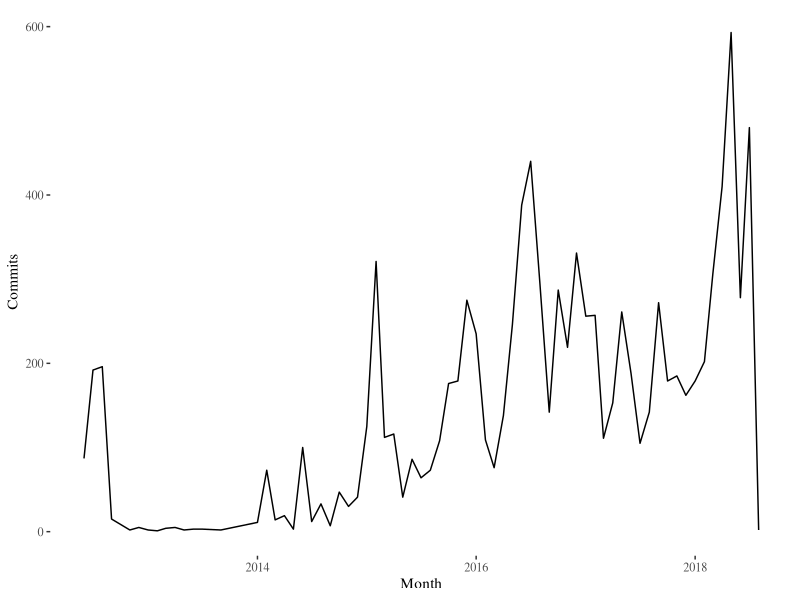
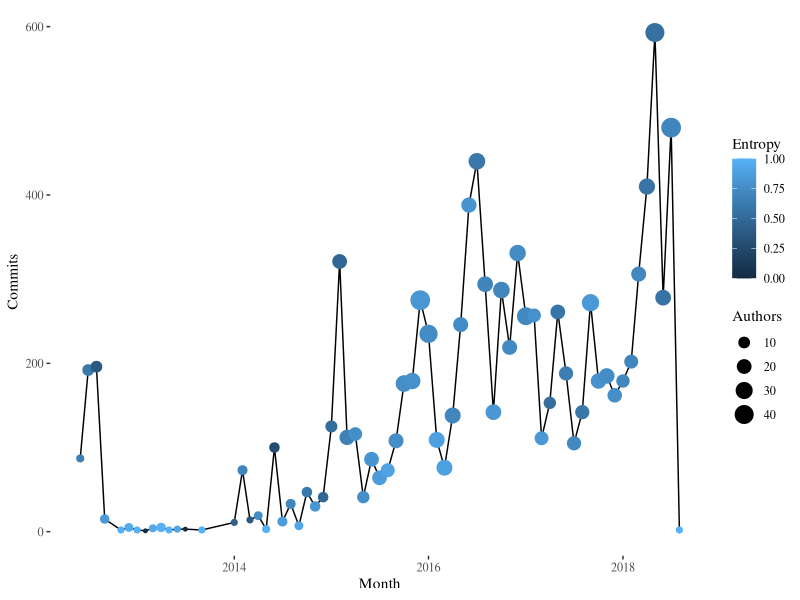
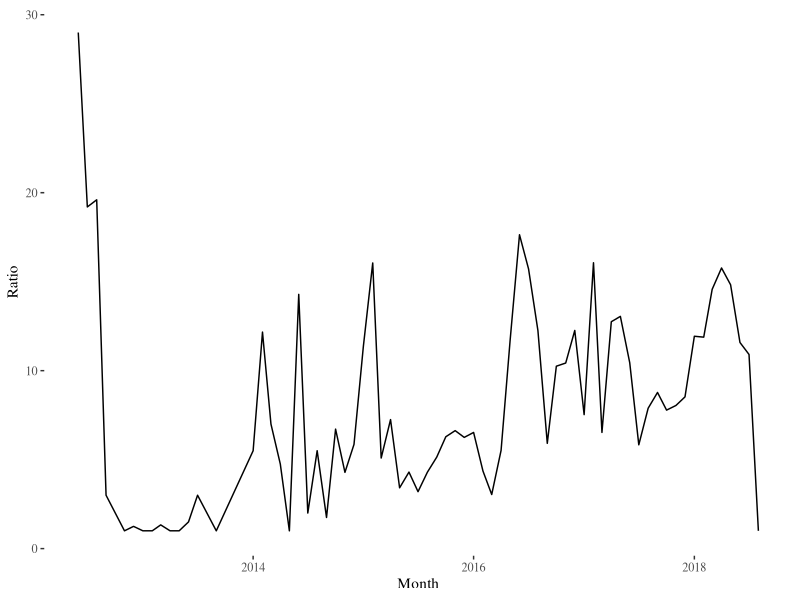
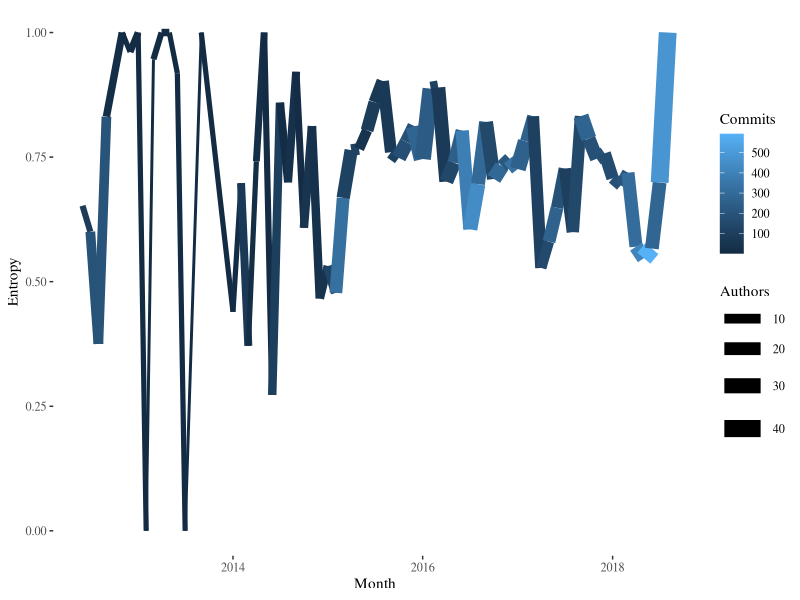
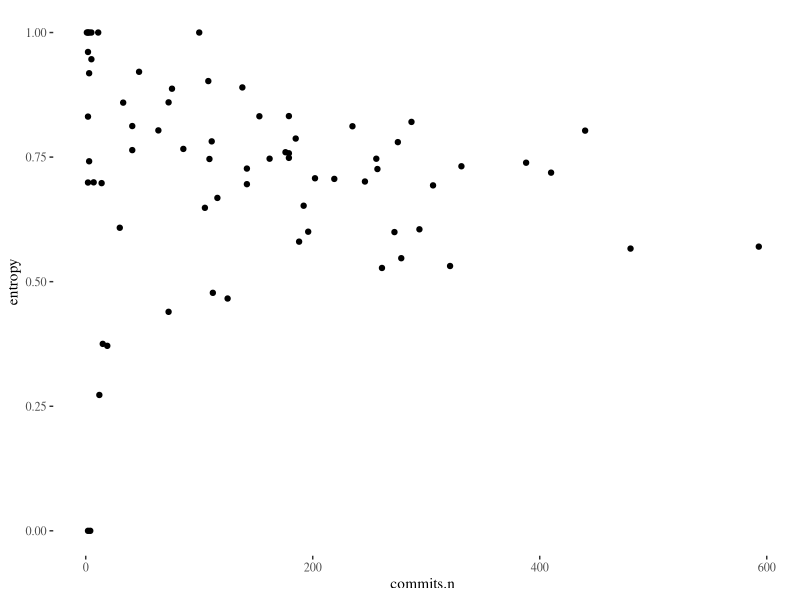
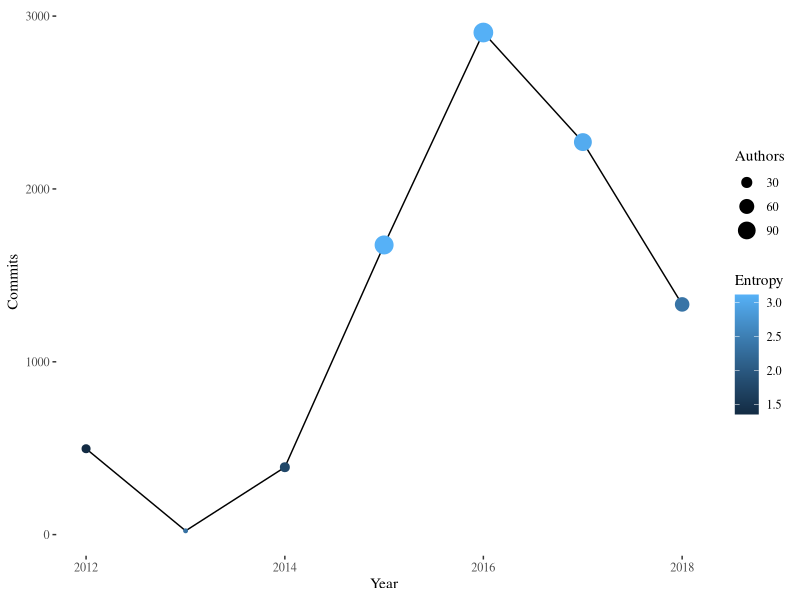
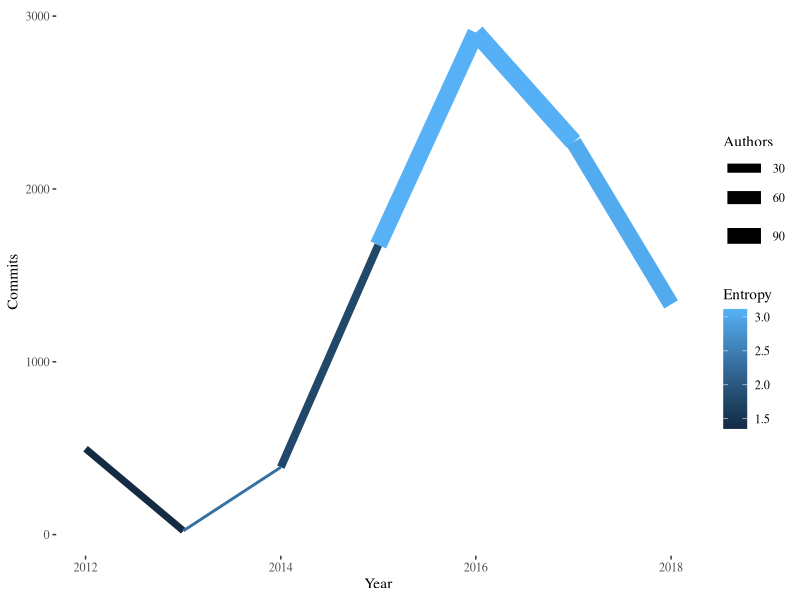

Here is the R script that generated these plots, in order:
library(ggplot2)
library(ggthemes)

commits.t <- read.csv("../data/commits.csv")

commits.t$Month <- as.Date(commits.t$Month)
ggplot(commits.t, aes(x=Month,y=Commits))+geom_line()+theme_tufte()
ggplot(commits.t, aes(x=Month,y=Commits))+geom_line()+geom_point(aes(size=Authors,color=Entropy))+theme_tufte()
commits.t$Ratio <- commits.t$Commits / commits.t$Author
ggplot(commits.t, aes(x=Month,y=Ratio))+geom_line()+theme_tufte()
ggplot(commits.t, aes(x=Month,y=Entropy,color=Commits,size=Authors))+geom_line()+theme_tufte()
commits.t$MonthN <- c(commits.t$Commits[2:length(commits.t$Month)],0)
correlation <-
    data.frame(entropy=commits.t$Entropy[1:(length(commits.t$Entropy)-1)],
               commits.n=commits.t$MonthN[1:(length(commits.t$MonthN)-1)])
ggplot(correlation, aes(x=commits.n,y=entropy))+geom_point()+theme_tufte()

                                                    
commits.y <- read.csv("../data/commits-year.csv")
commits.y$Year <- as.Date(commits.y$Year)
ggplot(commits.y, aes(x=Year,y=Commits))+geom_line()+geom_point(aes(size=Authors,color=Entropy))+theme_tufte()
ggplot(commits.y, aes(x=Year,y=Commits,color=Entropy,size=Authors))+geom_line()+theme_tufte()
